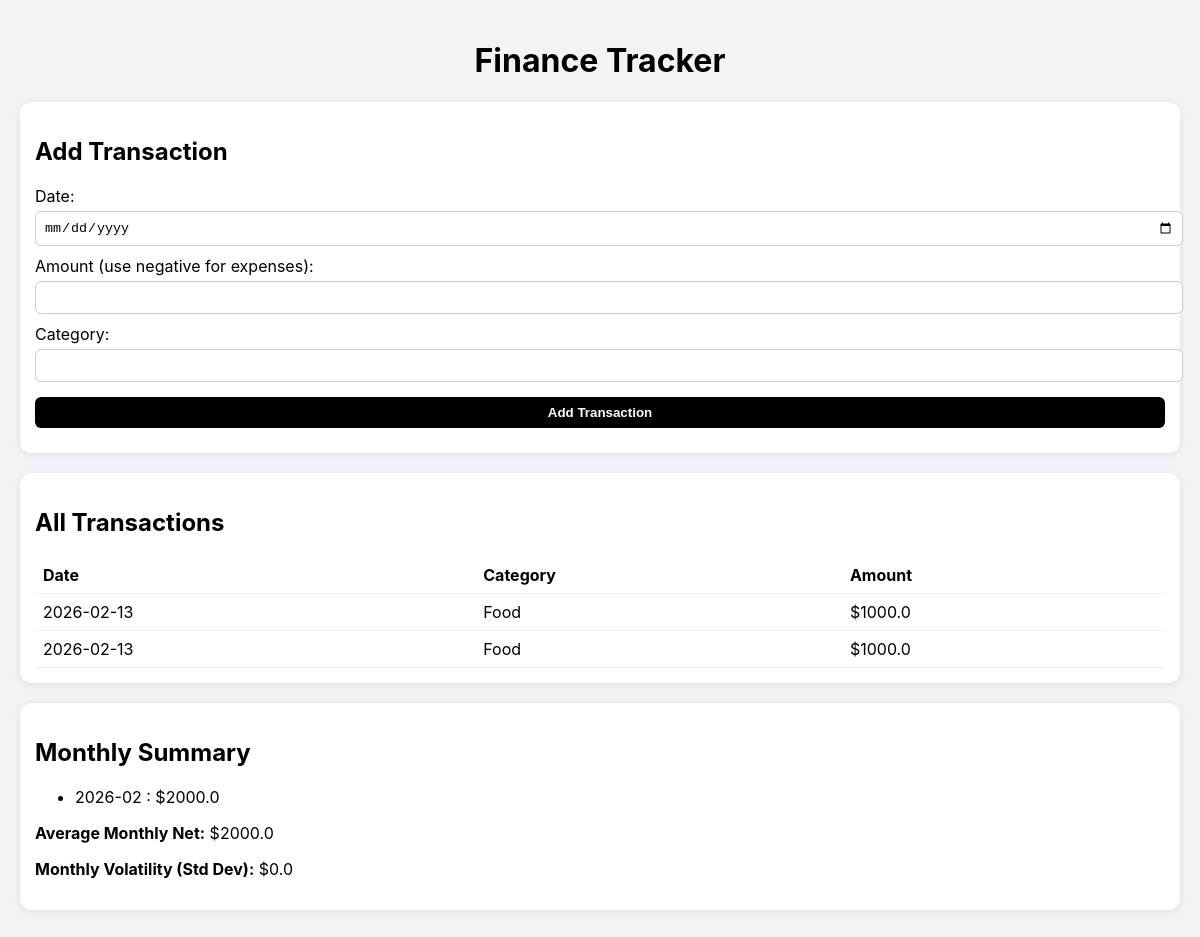
The page / on the database its author committed.
### tables this page shows
CREATE TABLE transactions (
            id INTEGER PRIMARY KEY AUTOINCREMENT,
            date TEXT NOT NULL,
            amount_cents INTEGER NOT NULL,
            category_id INTEGER NOT NULL,
            merchant TEXT,
            note TEXT,
            FOREIGN KEY (category_id) REFERENCES categories(id)
        );

CREATE TABLE categories (
            id INTEGER PRIMARY KEY AUTOINCREMENT,
            name TEXT UNIQUE NOT NULL
        );

### web_app.py (the view)
@app.route("/")
def home():
    transactions = get_all_transactions()
    months, totals, avg, std = get_monthly_summary()
    return render_template("index.html", transactions=transactions,
        months=months,
        totals=totals,
        avg=avg,
        std=std)

### analytics.py (called while the page is built)
def get_monthly_summary():
    with get_conn() as conn:
        rows = conn.execute("""
            SELECT substr(date, 1, 7) AS month,
                   SUM(amount_cents) AS total
            FROM transactions
            GROUP BY month
            ORDER BY month;
        """).fetchall()
    months = [r["month"] for r in rows]
    totals = np.array([r["total"] for r in rows], dtype=np.int64)
    if len(totals) == 0:
        return months, totals, 0, 0
    avg = np.mean(totals)
    std = np.std(totals)
    return months, totals, avg, std

### db.py (called while the page is built)
def get_conn():
    conn = sqlite3.connect(DB_PATH)
    conn.row_factory = sqlite3.Row
    return conn

def get_all_transactions():
    with get_conn() as conn:
        rows = conn.execute("""
            SELECT t.id, t.date, t.amount_cents, c.name AS category
            FROM transactions t
            JOIN categories c ON t.category_id = c.id
            ORDER BY t.date DESC;
        """).fetchall()
        return rows

### templates/index.html (shortened to what this page needs)
<!DOCTYPE html>
<html>
<head>
</head>
<body>
    <h1>Finance Tracker</h1>
    <div class="card">
        <h2>Add Transaction</h2>
        <form action="/add" method="post">
            <label>Date:</label>
            <input type="date" name="date" required>
            <label>Amount (use negative for expenses):</label>
            <input type="number" step="0.01" name="amount" required>
            <label>Category:</label>
            <input type="text" name="category" required>
            <button type="submit">Add Transaction</button>
        </form>
    </div>
    <div class="card">
        <h2>All Transactions</h2>
        {% if transactions %}
            <table>
                <tr>
                    <th>Date</th>
                    <th>Category</th>
                    <th>Amount</th>
                </tr>
                {% for t in transactions %}
                <tr>
                    <td>{{ t.date }}</td>
                    <td>{{ t.category }}</td>
                    <td>${{ t.amount_cents / 100 }}</td>
                </tr>
                {% endfor %}
            </table>
        {% else %}
            <p>No transactions yet.</p>
        {% endif %}
    </div>
    <div class="card">
        <h2>Monthly Summary</h2>
        {% if months %}
            <ul>
                {% for i in range(months|length) %}
                    <li>{{ months[i] }} : ${{ totals[i] / 100 }}</li>
                {% endfor %}
            </ul>
            <p><strong>Average Monthly Net:</strong> ${{ avg / 100 }}</p>
            <p><strong>Monthly Volatility (Std Dev):</strong> ${{ std / 100 }}</p>
        {% else %}
            <p>No monthly data yet.</p>
        {% endif %}
    </div>
</body>
</html>

### templates/index.html (style rules this page uses)
body { font-family: -apple-system, BlinkMacSystemFont, sans-serif; background-color: #f2f2f7; margin: 0; padding: 20px; }
h1 { text-align: center; }
.card { background: white; padding: 15px; border-radius: 12px; box-shadow: 0 2px 8px rgba(0,0,0,0.08); margin-bottom: 20px; }
input, button { width: 100%; padding: 8px; margin-top: 5px; margin-bottom: 10px; border-radius: 6px; border: 1px solid #ccc; }
button { background-color: black; color: white; border: none; font-weight: bold; }
table { width: 100%; border-collapse: collapse; }
th, td { padding: 8px; text-align: left; border-bottom: 1px solid #eee; }

### rows shown on the page
transactions: date "2026-02-13", category "Food", t.amount_cents/100 "1000.0"
transactions: date "2026-02-13", category "Food", t.amount_cents/100 "1000.0"

### other values the page prints
{{ months[i] }} "2026-02"
{{ totals[i] / 100 }} "2000.0"
{{ avg / 100 }} "2000.0"
{{ std / 100 }} "0.0"
